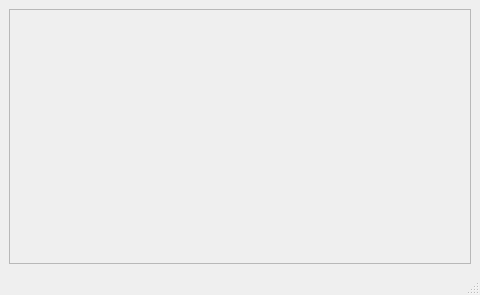
<?xml version="1.0" encoding="UTF-8"?>
<ui version="4.0">
 <class>tela_erro</class>
 <widget class="QMainWindow" name="tela_erro">
  <property name="geometry">
   <rect>
    <x>0</x>
    <y>0</y>
    <width>480</width>
    <height>295</height>
   </rect>
  </property>
  <property name="windowTitle">
   <string>MainWindow</string>
  </property>
  <property name="styleSheet">
   <string notr="true"/>
  </property>
  <widget class="QWidget" name="centralwidget">
   <layout class="QVBoxLayout" name="verticalLayout">
    <item>
     <widget class="QFrame" name="frame">
      <property name="frameShape">
       <enum>QFrame::StyledPanel</enum>
      </property>
      <property name="frameShadow">
       <enum>QFrame::Raised</enum>
      </property>
      <layout class="QVBoxLayout" name="verticalLayout_2">
       <item>
        <widget class="QLabel" name="label">
         <property name="text">
          <string/>
         </property>
        </widget>
       </item>
      </layout>
     </widget>
    </item>
   </layout>
  </widget>
  <widget class="QStatusBar" name="statusbar"/>
 </widget>
 <resources/>
 <connections/>
</ui>
